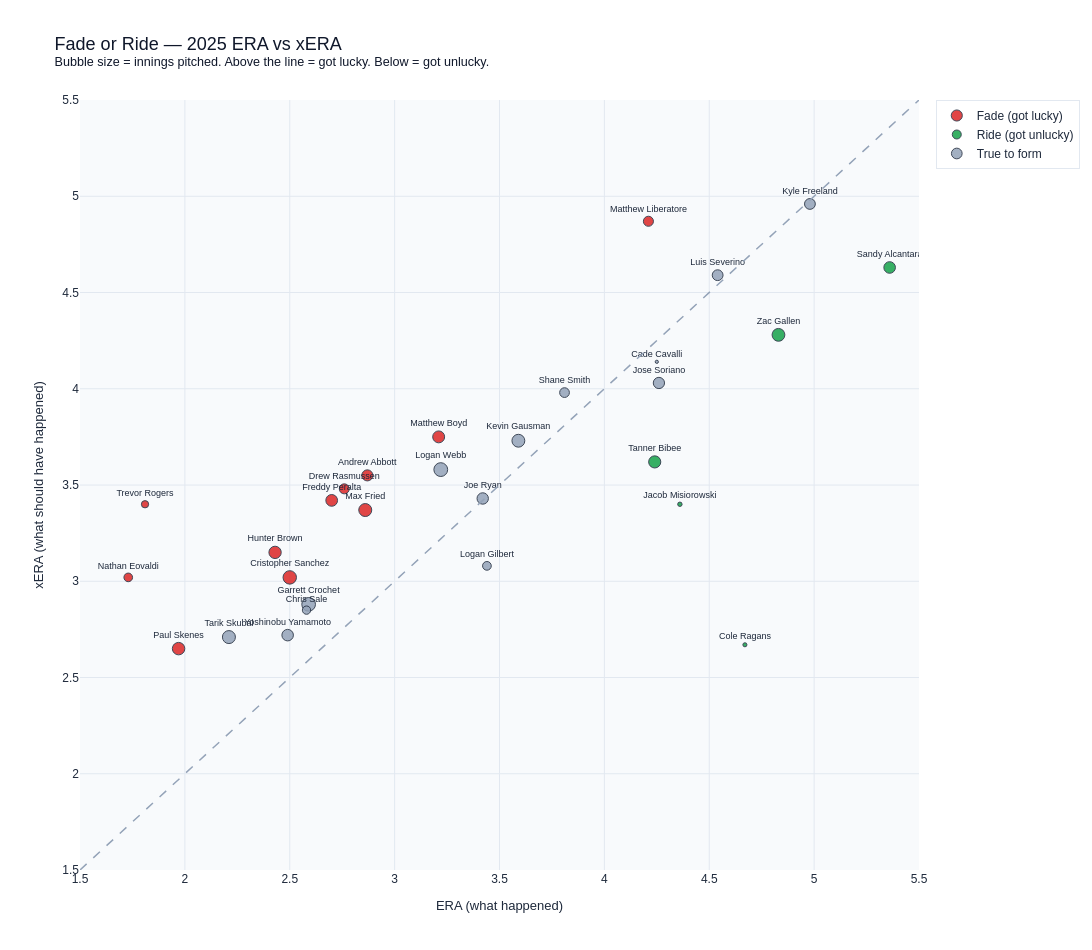

The code cell stored with this chart in its notebook:
### Code cell
import plotly.graph_objects as go

fg_plot = fg_starters[['Name', 'ERA', 'xERA', 'IP', 'WAR']].copy()

fg_plot['gap'] = fg_plot['ERA'] - fg_plot['xERA']
fg_plot['verdict'] = fg_plot['gap'].apply(
    lambda x: 'Fade (got lucky)' if x < -0.5
    else 'Ride (got unlucky)' if x > 0.5
    else 'True to form'
)

colors = {
    'Fade (got lucky)': '#dc2626',
    'Ride (got unlucky)': '#16a34a',
    'True to form': '#94a3b8'
}

fig = go.Figure()

for verdict, group in fg_plot.groupby('verdict'):
    fig.add_trace(go.Scatter(
        x=group['ERA'],
        y=group['xERA'],
        mode='markers+text',
        name=verdict,
        text=group['Name'],
        textposition='top center',
        textfont=dict(size=9, color='#1e293b'),
        marker=dict(
            size=group['IP'] / 15,
            color=colors[verdict],
            opacity=0.85,
            line=dict(width=1, color='#1e293b')
        ),
        hovertemplate='<b>%{text}</b><br>ERA: %{x}<br>xERA: %{y}<extra></extra>'
    ))

min_val, max_val = 1.5, 5.5
fig.add_trace(go.Scatter(
    x=[min_val, max_val],
    y=[min_val, max_val],
    mode='lines',
    line=dict(color='#94a3b8', dash='dash', width=1.5),
    showlegend=False,
    hoverinfo='skip'
))

fig.update_layout(
    title=dict(
        text='Fade or Ride — 2025 ERA vs xERA<br><sup>Bubble size = innings pitched. Above the line = got lucky. Below = got unlucky.</sup>',
        font=dict(color='#0f172a', size=18),
        x=0.05
    ),
    paper_bgcolor='white',
    plot_bgcolor='#f8fafc',
    font=dict(color='#1e293b', family='Arial'),
    xaxis=dict(
        title=dict(text='ERA (what happened)', font=dict(color='#1e293b', size=13)),
        gridcolor='#e2e8f0',
        zerolinecolor='#cbd5e1',
        tickfont=dict(color='#1e293b'),
        range=[min_val, max_val]
    ),
    yaxis=dict(
        title=dict(text='xERA (what should have happened)', font=dict(color='#1e293b', size=13)),
        gridcolor='#e2e8f0',
        zerolinecolor='#cbd5e1',
        tickfont=dict(color='#1e293b'),
        range=[min_val, max_val]
    ),
    legend=dict(
        bgcolor='white',
        bordercolor='#e2e8f0',
        borderwidth=1,
        font=dict(color='#1e293b')
    ),
    height=950,
    width=1400

)

fig.show()

### Figure 1 — Plotly figure (JSON) as saved in the notebook; plotly's stock layout.template omitted (floating-point values rounded to 4 significant figures)
{"data": [{"hovertemplate": "<b>%{text}</b><br>ERA: %{x}<br>xERA: %{y}<extra></extra>", "marker": {"color": "#dc2626", "line": {"color": "#1e293b", "width": 1}, "opacity": 0.85, "size": [12.48, 13.47, 13.01, 12.34, 11.07, 8.667, 11.75, 11.95, 7.28, 10.0, 10.08]}, "mode": "markers+text", "name": "Fade (got lucky)", "text": ["Paul Skenes", "Cristopher Sanchez", "Max Fried", "Hunter Brown", "Andrew Abbott", "Nathan Eovaldi", "Freddy Peralta", "Matthew Boyd", "Trevor Rogers", "Drew Rasmussen", "Matthew Liberatore"], "textfont": {"color": "#1e293b", "size": 9}, "textposition": "top center", "type": "scatter", "x": [1.97, 2.5, 2.86, 2.43, 2.87, 1.73, 2.7, 3.21, 1.81, 2.76, 4.21], "y": [2.65, 3.02, 3.37, 3.15, 3.55, 3.02, 3.42, 3.75, 3.4, 3.48, 4.87]}, {"hovertemplate": "<b>%{text}</b><br>ERA: %{x}<br>xERA: %{y}<extra></extra>", "marker": {"color": "#16a34a", "line": {"color": "#1e293b", "width": 1}, "opacity": 0.85, "size": [4.08, 12.14, 11.61, 4.4, 12.8]}, "mode": "markers+text", "name": "Ride (got unlucky)", "text": ["Cole Ragans", "Tanner Bibee", "Sandy Alcantara", "Jacob Misiorowski", "Zac Gallen"], "textfont": {"color": "#1e293b", "size": 9}, "textposition": "top center", "type": "scatter", "x": [4.67, 4.24, 5.36, 4.36, 4.83], "y": [2.67, 3.62, 4.63, 3.4, 4.28]}, {"hovertemplate": "<b>%{text}</b><br>ERA: %{x}<br>xERA: %{y}<extra></extra>", "marker": {"color": "#94a3b8", "line": {"color": "#1e293b", "width": 1}, "opacity": 0.85, "size": [13.01, 13.67, 13.8, 11.55, 12.87, 8.347, 11.4, 11.27, 8.733, 10.81, 10.81, 9.74, 3.213]}, "mode": "markers+text", "name": "True to form", "text": ["Tarik Skubal", "Garrett Crochet", "Logan Webb", "Yoshinobu Yamamoto", "Kevin Gausman", "Chris Sale", "Joe Ryan", "Jose Soriano", "Logan Gilbert", "Luis Severino", "Kyle Freeland", "Shane Smith", "Cade Cavalli"], "textfont": {"color": "#1e293b", "size": 9}, "textposition": "top center", "type": "scatter", "x": [2.21, 2.59, 3.22, 2.49, 3.59, 2.58, 3.42, 4.26, 3.44, 4.54, 4.98, 3.81, 4.25], "y": [2.71, 2.88, 3.58, 2.72, 3.73, 2.85, 3.43, 4.03, 3.08, 4.59, 4.96, 3.98, 4.14]}, {"hoverinfo": "skip", "line": {"color": "#94a3b8", "dash": "dash", "width": 1.5}, "mode": "lines", "showlegend": false, "type": "scatter", "x": [1.5, 5.5], "y": [1.5, 5.5]}], "layout": {"font": {"color": "#1e293b", "family": "Arial"}, "height": 950, "legend": {"bgcolor": "white", "bordercolor": "#e2e8f0", "borderwidth": 1, "font": {"color": "#1e293b"}}, "paper_bgcolor": "white", "plot_bgcolor": "#f8fafc", "title": {"font": {"color": "#0f172a", "size": 18}, "text": "Fade or Ride — 2025 ERA vs xERA<br><sup>Bubble size = innings pitched. Above the line = got lucky. Below = got unlucky.</sup>", "x": 0.05}, "width": 1400, "xaxis": {"gridcolor": "#e2e8f0", "range": [1.5, 5.5], "tickfont": {"color": "#1e293b"}, "title": {"font": {"color": "#1e293b", "size": 13}, "text": "ERA (what happened)"}, "zerolinecolor": "#cbd5e1"}, "yaxis": {"gridcolor": "#e2e8f0", "range": [1.5, 5.5], "tickfont": {"color": "#1e293b"}, "title": {"font": {"color": "#1e293b", "size": 13}, "text": "xERA (what should have happened)"}, "zerolinecolor": "#cbd5e1"}}}
